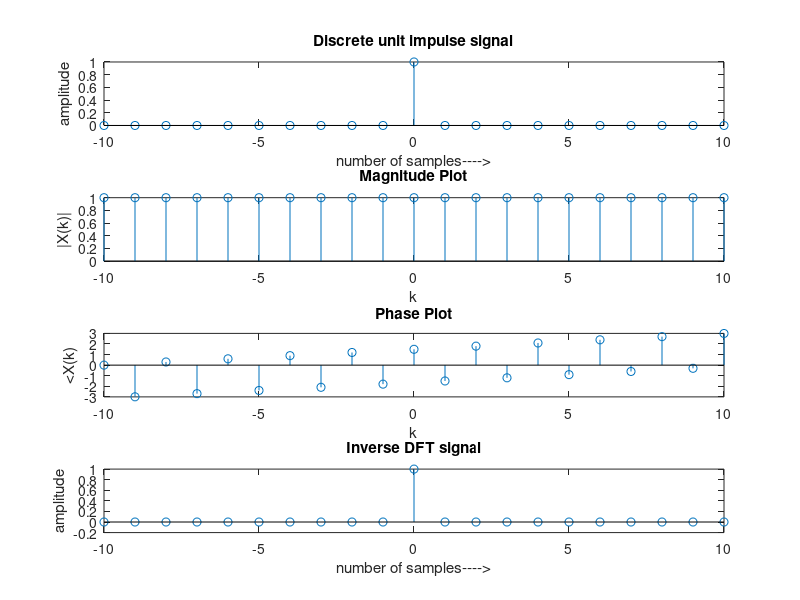

This figure's MATLAB source:
N = 10;
n = -N:1:N;
y = [zeros(1,N),ones(1,1),zeros(1,N)];
subplot(4,1,1);
stem(n,y);
ylabel('amplitude');
xlabel('number of samples---->');
title('Discrete unit impulse signal');
display(y);
D = fft(y);
A = abs(D);
a = angle(D);
I = ifft(D);
display(A);
display(a);
subplot(4,1,2);
stem(n,A);
title('Magnitude Plot')
ylabel('|X(k)|');
xlabel('k');
subplot(4,1,3);
stem(n,a);
title('Phase Plot')
ylabel('<X(k)');
xlabel('k');
subplot(4,1,4);
stem(n,I);
ylabel('amplitude');
xlabel('number of samples---->');
title('Inverse DFT signal');
